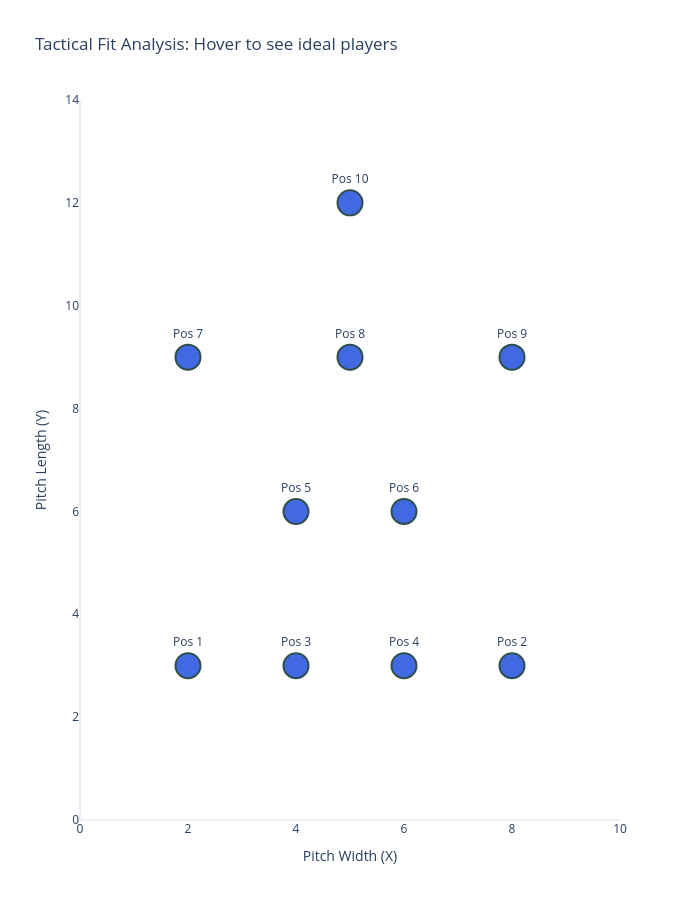

Write notebook code for a chart like this one.
### Code cell
import plotly.graph_objects as go
import numpy as np
import torch
import pandas as pd


def visualize_tactical_fit(custom_coords, squad_df, model, device, player_stats_cols):
    """
    custom_coords: List of tuples [(x1, y1), (x2, y2), ... (x10, y10)]
    squad_df: DataFrame containing the players you want to test (e.g., FC Bayern)
    """
    model.eval()

    # 1. Prepare Coordinates
    coords_np = np.array(custom_coords, dtype=float)
    # Normalize globally (consistent with training: x centered at 5, y at 7)
    coords_norm = coords_np.copy()
    coords_norm[:, 0] = (coords_norm[:, 0] - 5.0) / 4.0
    coords_norm[:, 1] = (coords_norm[:, 1] - 7.0) / 4.0

    all_rankings = []

    # 2. Process each of the 10 positions
    for i in range(len(coords_norm)):
        target_pos_val = coords_norm[i]
        teammates_pos_vals = np.delete(coords_norm, i, axis=0)

        # Calculate Relative Geometry (matching advanced model logic)
        relative_vectors = teammates_pos_vals - target_pos_val
        distances = np.linalg.norm(relative_vectors, axis=1) / 2.5
        angles = np.arctan2(relative_vectors[:, 1], relative_vectors[:, 0]) / np.pi

        formation_input = np.stack([distances, angles], axis=1)[:9]

        # Convert to Tensors
        target_pos_tensor = torch.tensor([target_pos_val], dtype=torch.float32).to(
            device
        )
        formation_tensor = torch.tensor([formation_input], dtype=torch.float32).to(
            device
        )

        with torch.no_grad():
            # Encode the "Job Requirement"
            f_embed = model.formation_tower(formation_tensor, target_pos_tensor)
            f_norm = f_embed / (torch.linalg.norm(f_embed, dim=1, keepdim=True) + 1e-8)

            # Score all players in the squad for THIS specific position
            scores = []
            for _, player_row in squad_df.iterrows():
                p_stats = torch.tensor(
                    [player_row[player_stats_cols].values], dtype=torch.float32
                ).to(device)
                p_embed = model.player_tower(p_stats)
                p_norm = p_embed / (
                    torch.linalg.norm(p_embed, dim=1, keepdim=True) + 1e-8
                )

                score = torch.matmul(f_norm, p_norm.T).item()
                scores.append((player_row["player_name"], score))

        # Sort and take top 5 for the hover tooltip
        scores.sort(key=lambda x: x[1], reverse=True)
        top_list = "<br>".join([f"{name}: {s:.3f}" for name, s in scores[:5]])
        all_rankings.append(top_list)

    # 3. Create Plotly Visualization
    fig = go.Figure()

    fig.add_trace(
        go.Scatter(
            x=coords_np[:, 0],
            y=coords_np[:, 1],
            mode="markers+text",
            marker=dict(
                size=25, color="RoyalBlue", line=dict(width=2, color="DarkSlateGrey")
            ),
            text=[f"Pos {i + 1}" for i in range(10)],
            textposition="top center",
            hoverinfo="text",
            hovertext=[f"<b>Top Candidates:</b><br>{rank}" for rank in all_rankings],
        )
    )

    # Clean up the layout to look like a pitch
    fig.update_layout(
        title="Tactical Fit Analysis: Hover to see ideal players",
        xaxis=dict(title="Pitch Width (X)", range=[0, 10], showgrid=False),
        yaxis=dict(title="Pitch Length (Y)", range=[0, 14], showgrid=False),
        width=700,
        height=900,
        template="plotly_white",
    )

    fig.show()


# --- EXAMPLE USAGE ---
# Define a 4-2-3-1 (approximate coords)
modern_4231 = [
    (2, 3),
    (8, 3),
    (4, 3),
    (6, 3),  # Back 4
    (4, 6),
    (6, 6),  # Midfield 2
    (2, 9),
    (5, 9),
    (8, 9),  # Attacking Mid 3
    (5, 12),  # Striker
]

classic_442 = [
    # Back 4 (Defense)
    (2, 3),  # Left Back (LB)
    (4, 3),  # Left Center Back (LCB)
    (6, 3),  # Right Center Back (RCB)
    (8, 3),  # Right Back (RB)
    # Midfield 4
    (2, 7),  # Left Midfield (LM / LW)
    (4, 7),  # Left Central Midfield (LCM)
    (6, 7),  # Right Central Midfield (RCM)
    (8, 7),  # Right Midfield (RM / RW)
    # Front 2 (Strikers)
    (4, 11),  # Left Striker (LS)
    (6, 11),  # Right Striker (RS)
]

attacking_433 = [
    # Back 4
    (2, 3),  # Left Back (LB)
    (4, 3),  # Left Center Back (LCB)
    (6, 3),  # Right Center Back (RCB)
    (8, 3),  # Right Back (RB)
    # Midfield 3
    (3, 7),  # Defensive Midfielder (CDM) - The "Pivot"
    (5, 7),  # Left Central Midfielder (LCM)
    (7, 7),  # Right Central Midfielder (RCM)
    # Front 3
    (2, 11),  # Left Winger (LW)
    (8, 11),  # Right Winger (RW)
    (5, 11),  # Center Forward (ST)
]

device = torch.device("cuda" if torch.cuda.is_available() else "cpu")

# Load the Simple Model
model = TwoTower().to(device)
model_path = "best_soccer_model.pth"
state_dict = torch.load(model_path, map_location=device, weights_only=True)
model.load_state_dict(state_dict)

visualize_tactical_fit(
    modern_4231, df_match_fc_bayern_munich, model, device, player_stats_cols
)
# visualize_tactical_fit(
#     attacking_433, df_match_fc_bayern_munich, model, device, player_stats_cols
# )

### Figure 1 — Plotly figure (JSON) as saved in the notebook; plotly's stock layout.template omitted (floating-point values rounded to 4 significant figures)
{"data": [{"hoverinfo": "text", "hovertext": ["<b>Top Candidates:</b><br>Philipp Lahm: 0.112<br>Juan Bernat: 0.112<br>David Alaba: 0.001<br>Douglas Costa: -0.018<br>Joshua Kimmich: -0.112", "<b>Top Candidates:</b><br>Philipp Lahm: 0.010<br>Juan Bernat: -0.031<br>David Alaba: -0.070<br>Douglas Costa: -0.108<br>Arturo Vidal: -0.165", "<b>Top Candidates:</b><br>Philipp Lahm: 0.123<br>David Alaba: 0.082<br>Juan Bernat: 0.076<br>Douglas Costa: 0.072<br>Joshua Kimmich: 0.056", "<b>Top Candidates:</b><br>Philipp Lahm: 0.217<br>David Alaba: 0.178<br>Juan Bernat: 0.161<br>Douglas Costa: 0.123<br>Arturo Vidal: 0.122", "<b>Top Candidates:</b><br>Joshua Kimmich: -0.044<br>Thomas Mueller: -0.149<br>Philipp Lahm: -0.150<br>Thiago Alcantara: -0.179<br>Arturo Vidal: -0.182", "<b>Top Candidates:</b><br>Joshua Kimmich: 0.045<br>Philipp Lahm: -0.079<br>Thomas Mueller: -0.092<br>Thiago Alcantara: -0.093<br>Arturo Vidal: -0.098", "<b>Top Candidates:</b><br>Thomas Mueller: -0.027<br>Arjen Robben: -0.029<br>Douglas Costa: -0.030<br>Juan Bernat: -0.039<br>Robert Lewandowski: -0.058", "<b>Top Candidates:</b><br>Robert Lewandowski: 0.103<br>Thomas Mueller: 0.054<br>Arjen Robben: 0.029<br>Douglas Costa: 0.005<br>Arturo Vidal: -0.003", "<b>Top Candidates:</b><br>Robert Lewandowski: 0.015<br>Arjen Robben: -0.020<br>Thomas Mueller: -0.041<br>Douglas Costa: -0.072<br>Thiago Alcantara: -0.107", "<b>Top Candidates:</b><br>Robert Lewandowski: 0.430<br>Douglas Costa: 0.409<br>Thiago Alcantara: 0.408<br>Thomas Mueller: 0.406<br>Juan Bernat: 0.404"], "marker": {"color": "RoyalBlue", "line": {"color": "DarkSlateGrey", "width": 2}, "size": 25}, "mode": "markers+text", "text": ["Pos 1", "Pos 2", "Pos 3", "Pos 4", "Pos 5", "Pos 6", "Pos 7", "Pos 8", "Pos 9", "Pos 10"], "textposition": "top center", "type": "scatter", "x": [2.0, 8.0, 4.0, 6.0, 4.0, 6.0, 2.0, 5.0, 8.0, 5.0], "y": [3.0, 3.0, 3.0, 3.0, 6.0, 6.0, 9.0, 9.0, 9.0, 12.0]}], "layout": {"height": 900, "title": {"text": "Tactical Fit Analysis: Hover to see ideal players"}, "width": 700, "xaxis": {"range": [0, 10], "showgrid": false, "title": {"text": "Pitch Width (X)"}}, "yaxis": {"range": [0, 14], "showgrid": false, "title": {"text": "Pitch Length (Y)"}}}}
